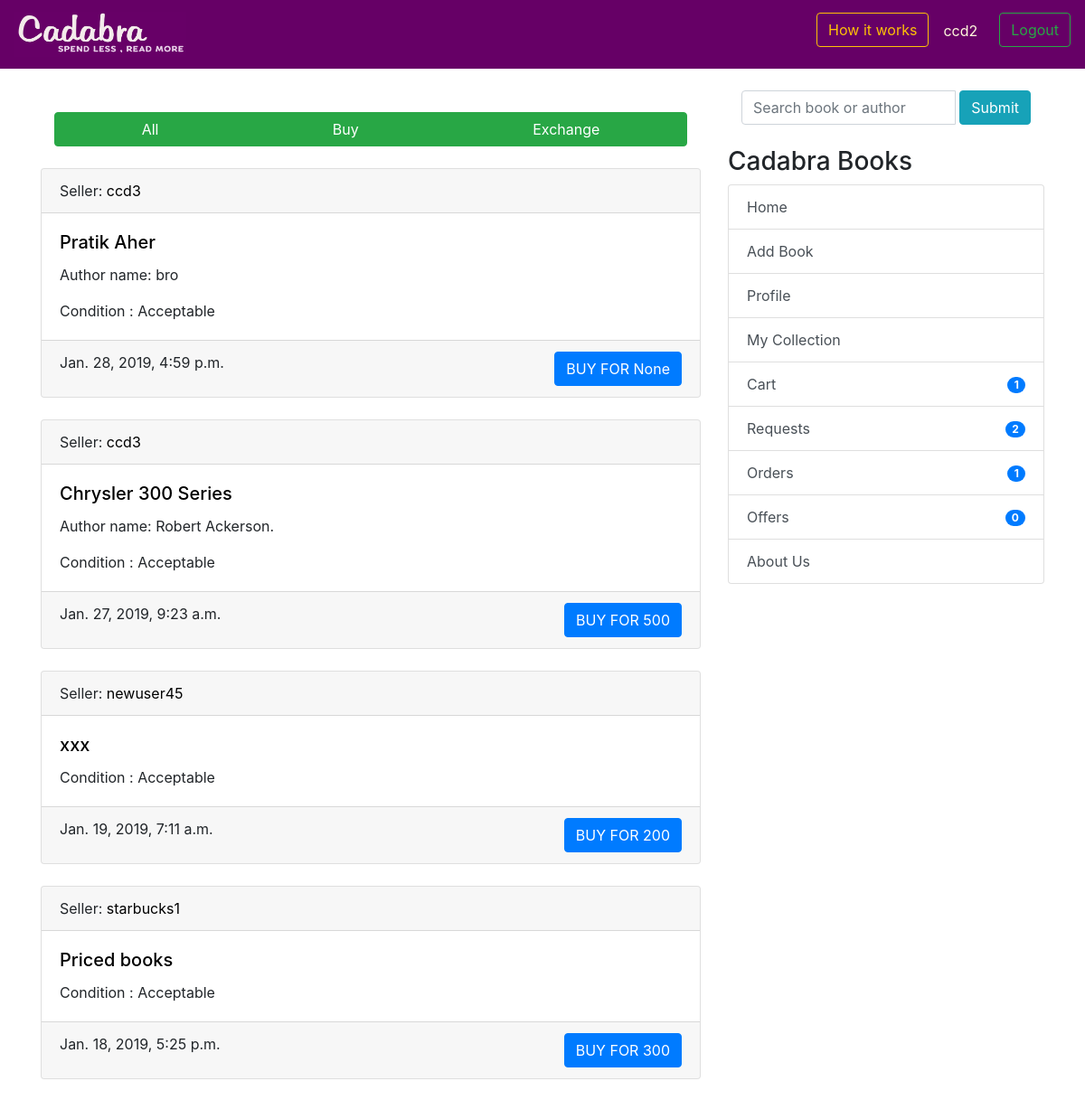
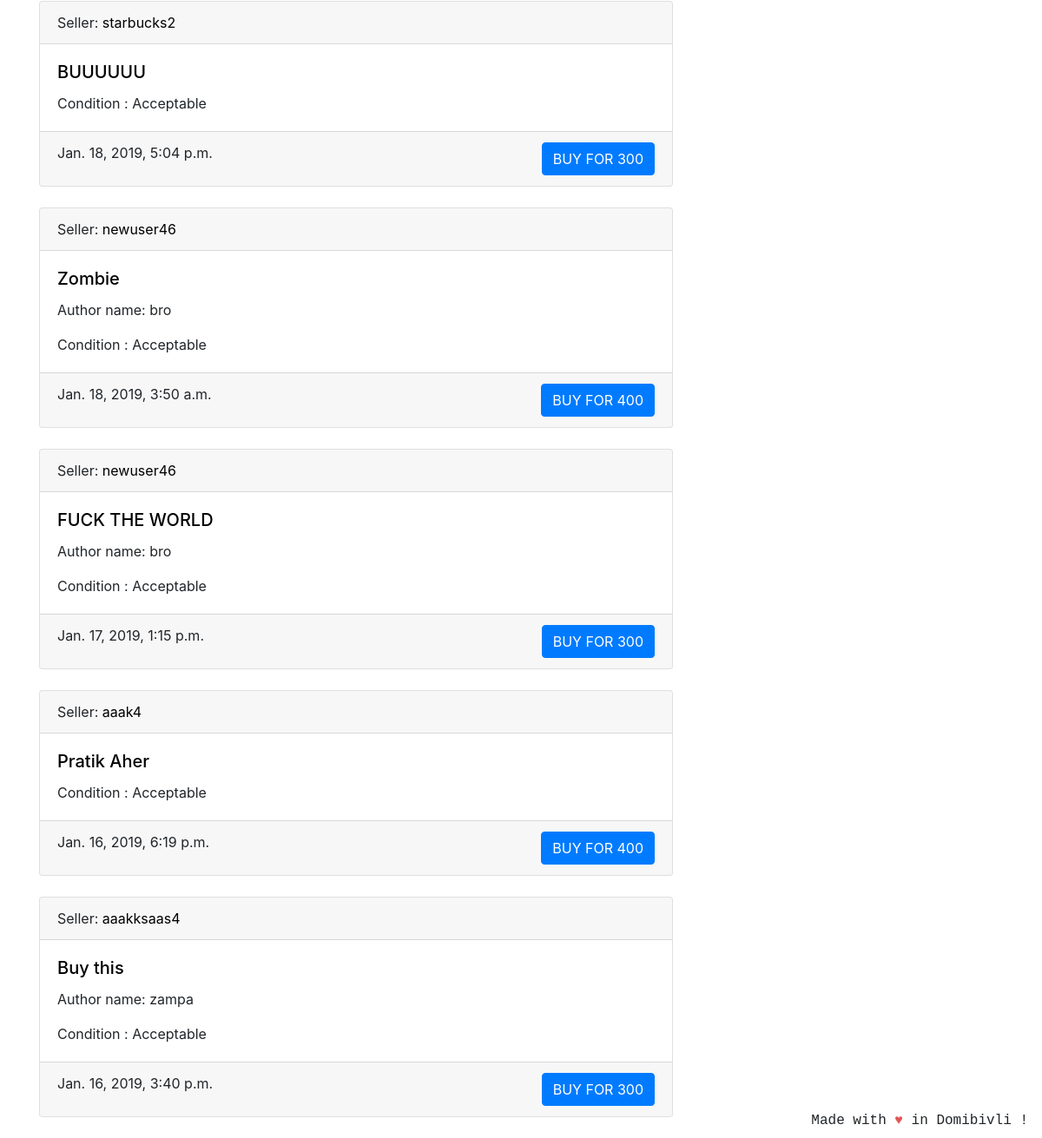
Before: /buy/ (signed in) with the older database file (2 pictures, top to bottom).
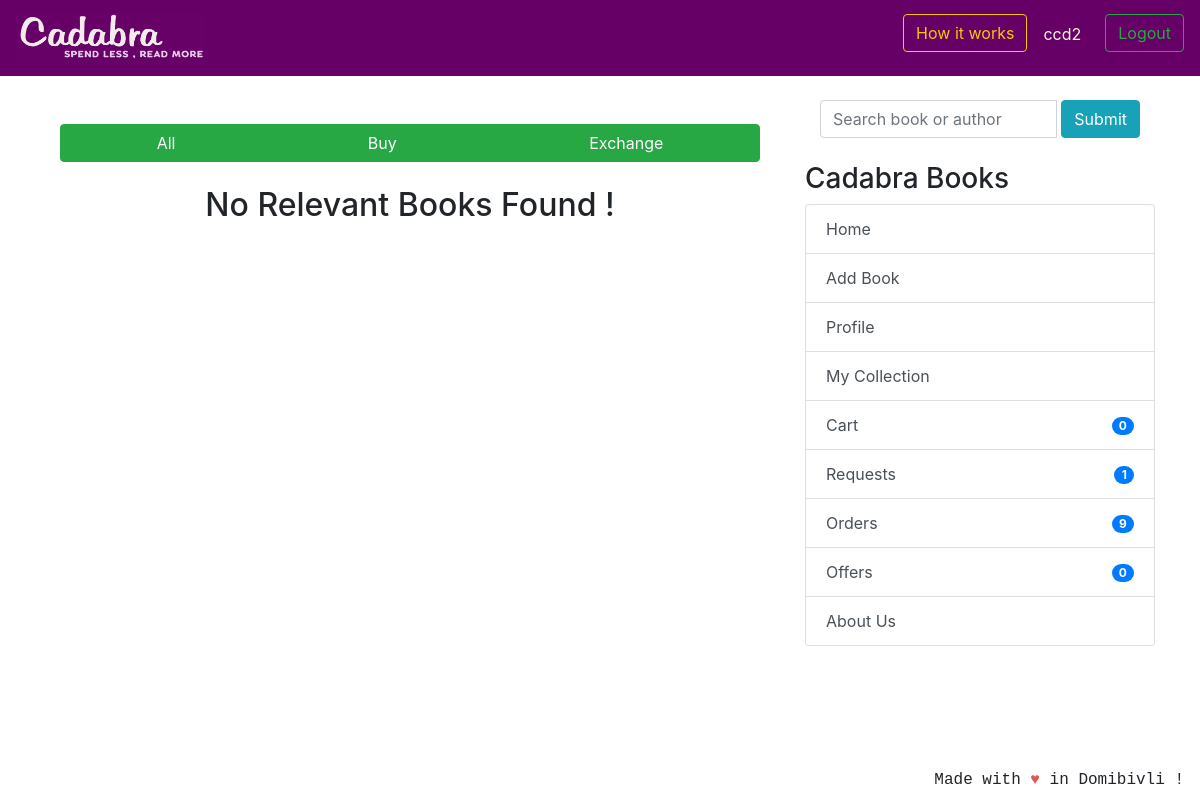
After: the same page with the newer database file.
### coreapp/models.py (models this page shows, shortened)
class Book(models.Model):
    user = models.ForeignKey(User, on_delete=models.CASCADE, null=True)
    book_name = models.CharField(
        max_length=100, help_text="We only deal with original books with ISBN codes, pirated books will not be accepted.")
    author_name = models.CharField(max_length=100, blank=True, null=True)
    description = models.CharField(max_length=2000, blank=True, null=True)
    price = models.IntegerField(
        null=True, blank=True, help_text="We would be deducting 20 rupees from item price for delivery purposes.")
    sell_or_exchange = models.CharField(
        max_length=100, choices=BUY_OR_EXCHANGE, default='Exchange', help_text="By adding items to exchange you can make requests to other users for exchange.")
    condition = models.CharField(
        max_length=100, choices=CONITION_CHOICES, default='Acceptable')
    created_at = models.DateTimeField(auto_now_add=True)
    image_url = models.CharField(max_length=500,blank=True,null=True)
    class Meta:
        verbose_name = 'Book'
        verbose_name_plural = 'Books'

### coreapp/views.py (the view)
# urls.py: path('buy/', views.BuyListView.as_view(), name='buy_entries'),
class BuyListView(LoginRequiredMixin, generic.ListView):
    model = Book
    template_name = 'list_entries.html'
    context_object_name = 'books'
    paginate_by = 15
    def get_queryset(self):
        return Book.objects.exclude(user=self.request.user).exclude(id__in=ordered_books).filter(sell_or_exchange='Sell').order_by('-created_at')

### nofapapp/context_processors.py (called while the page is built)
def add_variable_to_context(request):
    if request.user.id:
        orderitems = Order.objects.get(owner=request.user.profile)
        return {
            'requestscount': Requests.objects.filter(requester=request.user).count(),
            'offercount' : Requests.objects.filter(offerrer=request.user).count(),
            'orderscount': Transaction.objects.filter(Q(offerrer=request.user) | Q(requester=request.user)).count()+FinalBuyOrder.objects.filter(user=request.user).count(),
            'cartitemscount': orderitems.items.count(),
            'addresscheck': get_object_or_404(ShippingAddress, profile=get_object_or_404(Profile, user=request.user)).address1,
            }
    else:
        return {}

### templates/list_entries.html (shortened to what this page needs)
{% extends 'base.html' %}
{% load static %}
{% block stylesheet %}
  <link rel="stylesheet" href="{% static 'css/search.css' %}">
{% endblock %}
{% block search %}
<div class="container">
  <div class="col-md-17">
<form class="navbar-form" method="GET" action="{% url 'searchapp:search' %}">
  <div class="input-group add-on">
    <input class="form-control" placeholder="Search book or author" name="search" id="search" type="text">
    <div class="ml-1 input-group-btn">
      <button class="btn btn-info" type="submit" >Submit</button>
    </div>
  </div>
</form>
</div>
</div>
{% endblock %}
{% block content %}
<br/>
<div class="btn-group container-fluid">
  <a href="{% url 'coreapp:list_entries' %}" class="btn btn-success ">All</a>
  <a href="{% url 'coreapp:buy_entries' %}" class="btn btn-success">Buy</a>
  <a href="{% url 'coreapp:exchange_entries' %}" class="btn btn-success ">Exchange</a>
</div>
<br />
<br/>
{% if books %}
    {% for book in books %}
    <div class="card text-left">
      <div class="card-header">
        Seller: <a href="{% url 'coreapp:userbooksforuser' book.user %}" style="color:black">{{ book.user.username }}</a>
      </div>
      <div class="card-body">
      <div class="d-flex justify-content-between">
        <div>
          <a href="{% url 'coreapp:book_detail' book.id %}" style="color:black;"><h5 class="card-title">{{ book.book_name }}</h5></a>
        {% if book.author_name %}
        <p class="card-text">Author name: {{ book.author_name }}</p>
        {% endif %}
        <p class="card-text">Condition : {{ book.condition }} </p>
        </div>
      </div>
      </div>
      <div class="card-footer text-mutxed">
        {{ book.created_at }}
        {% if book.sell_or_exchange == 'Sell' %}
        <a href="{% url 'cart:add_to_cart' book.id %}" class="btn btn-primary float-right">BUY FOR {{ book.price }}</a>
        {% endif %}
      </div>
    </div>
  {% endfor %}
  {% else %}
  <h2 align="center">No Relevant Books Found !</h2>
  {% endif %}
{% endblock %}

### templates/base.html (shortened to what this page needs)
{% load static %}
<!doctype html>
<html lang="en">
  <head>
    <link rel="stylesheet" href="https://stackpath.bootstrapcdn.com/bootstrap/4.2.1/css/bootstrap.min.css"
>
    {% block stylesheet %}{% endblock %}
  </head>
  <body>
    <header class="site-header">
<nav class="navbar navbar-expand-lg navbar-dark" style="background-color: #660066;">
  <a class="navbar-brand" href="{% url 'coreapp:list_entries' %}">
      <img src="{% static 'img/cadabra.png' %}" alt="Logo" style="width:190px;height:50px" >
    </a>
  <div class="collapse navbar-collapse" id="navbarSupportedContent">
    <ul class="navbar-nav ml-auto">
      {% if user.is_authenticated %}
      <li>
        <button class="btn btn-outline-warning mr-3" data-toggle="modal" data-target="#illustration">How it works</a>
      </li>
      <li>
        <p class="mr-3 mt-2" style="color:cornsilk;">{{ user.username }}</p>
      </li>
      <li><a class="btn btn-outline-success ml-2 my-2 my-sm-0" href="{% url 'logout'%}">Logout</a></li>
        {% else %}
      <li><a href="{% url 'login' %}" class="btn btn-outline-success">Login</a></li>
      <li><a href="{% url 'coreapp:signup' %}" class="btn btn-primary ml-2">Sign up</a></li>
      {% endif %}
    </ul>
  </div>
</nav>
  </header>
  <br/>
    <div class="container">
      <div class="row justify-content-center">
        <div class="col-8">
          {% block content %}
          {% endblock %}
        </div>
        {% if user.is_authenticated %}
                <div class="col-md-4">
                  <div class="content-section">
                    {% block search %}
                    {% endblock %}
                    <br/>
                    <h3>Cadabra Books</h3>
                      <ul class="list-group">
                        <a class="list-group-item list-group-item-action" href="{% url 'coreapp:list_entries' %}" > Home </a>
                        <a class="list-group-item list-group-item-action" href="{% url 'coreapp:new_entry' %}" > Add Book</a>
                        <a class="list-group-item list-group-item-action" href="{% url 'coreapp:profile' %}" >Profile</a>
                        <a class="list-group-item list-group-item-action" href="{% url 'coreapp:userbooks' %}" >My Collection</a>
                        <a class="list-group-item list-group-item-action" href="{% url 'cart:cart_items' %}" >Cart<span class="badge badge-primary badge-pill float-right mt-1">{{ cartitemscount }}</span> </a>
                        <a class="list-group-item list-group-item-action" href="{% url 'transaction:requests_view' %}" >Requests<span class="badge badge-primary badge-pill float-right mt-1">{{ requestscount }}</span></a>
                        <a class="list-group-item list-group-item-action" href="{% url 'transaction:orders_view' %}" >Orders <span class="badge badge-primary badge-pill float-right mt-1">{{ orderscount }}</span></a>
                        <a class="list-group-item list-group-item-action" href="{% url 'transaction:offers_view' %}" >Offers <span class="badge badge-primary badge-pill float-right mt-1">{{ offercount }}</span></a>
                        <a class="list-group-item list-group-item-action" href="{% url 'coreapp:aboutus' %}">About Us</a>
                      </ul>
                      <br/>
                  </div>
                </div>
                {% endif %}
      </div>
    </div>
<footer class="site-footer mr-3 mb-2" style="position:fixed;right:0;bottom:0;font-family: 'Courier';font-style: bold;">
  Made with <span style="color: #e25555;">&hearts;</span> in Domibivli !
</footer>
</body>
</html>

Changed rows visible on the page:
removed Book: user.username "ccd3", book_name "Pratik Aher", author_name "bro", condition "Acceptable", created_at "Jan. 28, 2019, 4:59 p.m.", price "None"
removed Book: user.username "ccd3", book_name "Chrysler 300 Series", author_name "Robert Ackerson.", condition "Acceptable", created_at "Jan. 27, 2019, 9:23 a.m.", price "500"
removed Book: user.username "newuser45", book_name "xxx", condition "Acceptable", created_at "Jan. 19, 2019, 7:11 a.m.", price "200"
no longer on this page (row unchanged): Book: user.username "starbucks1", book_name "Priced books", condition "Acceptable", created_at "Jan. 18, 2019, 5:25 p.m.", price "300"
removed Book: user.username "starbucks2", book_name "BUUUUUU", condition "Acceptable", created_at "Jan. 18, 2019, 5:04 p.m.", price "300"
removed Book: user.username "newuser46", book_name "Zombie", author_name "bro", condition "Acceptable", created_at "Jan. 18, 2019, 3:50 a.m.", price "400"
removed Book: user.username "newuser46", book_name "FUCK THE WORLD", author_name "bro", condition "Acceptable", created_at "Jan. 17, 2019, 1:15 p.m.", price "300"
removed Book: user.username "aaak4", book_name "Pratik Aher", condition "Acceptable", created_at "Jan. 16, 2019, 6:19 p.m.", price "400"
removed Book: user.username "aaakksaas4", book_name "Buy this", author_name "zampa", condition "Acceptable", created_at "Jan. 16, 2019, 3:40 p.m.", price "300"
Other visible differences:
{{ cartitemscount }}: "1" → "0"
{{ requestscount }}: "2" → "1"
{{ orderscount }}: "1" → "9"
text now shown: "No Relevant Books Found !"
